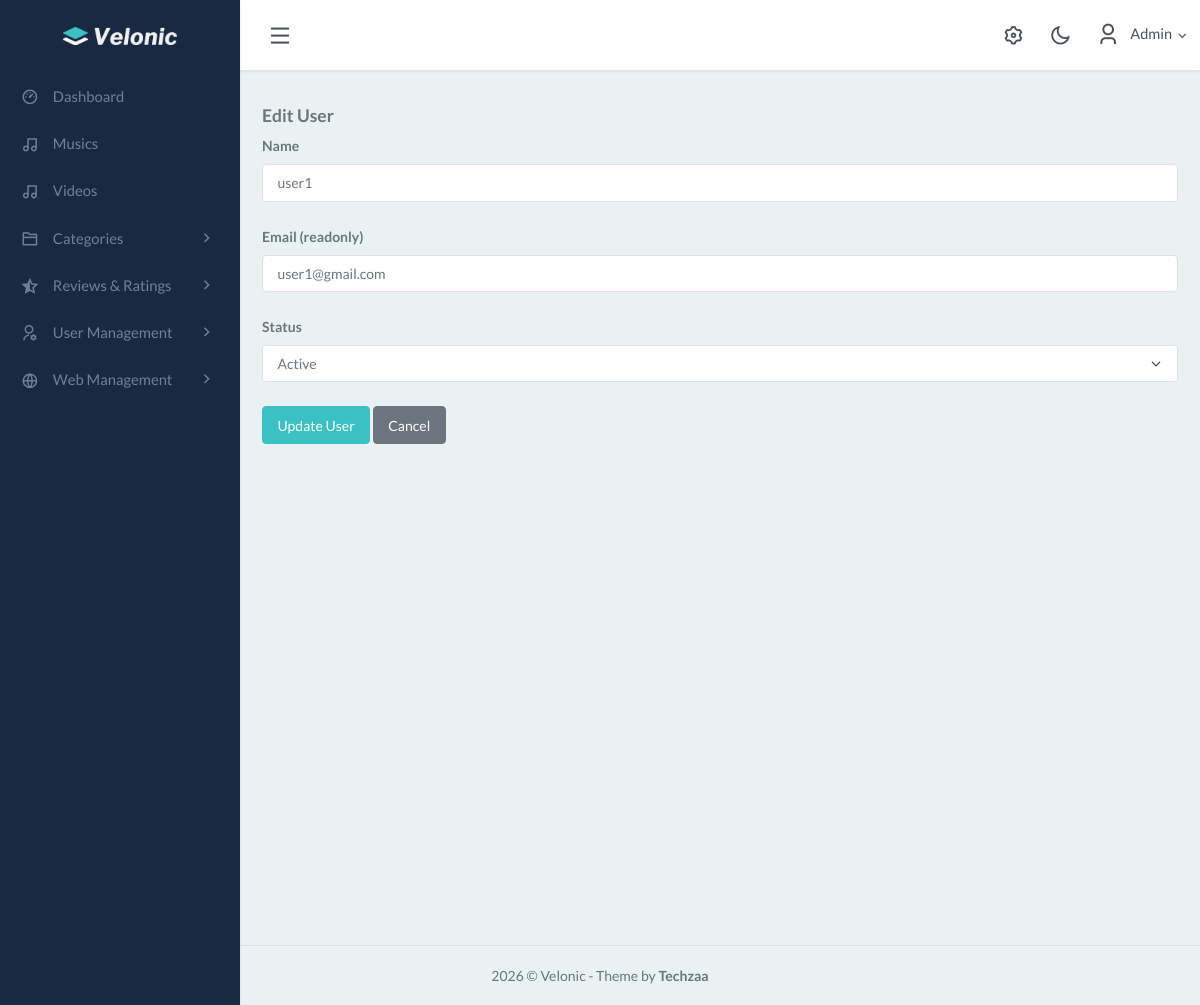
Before: /admin/edit_user.php?id=11 (signed in) with the older database file.
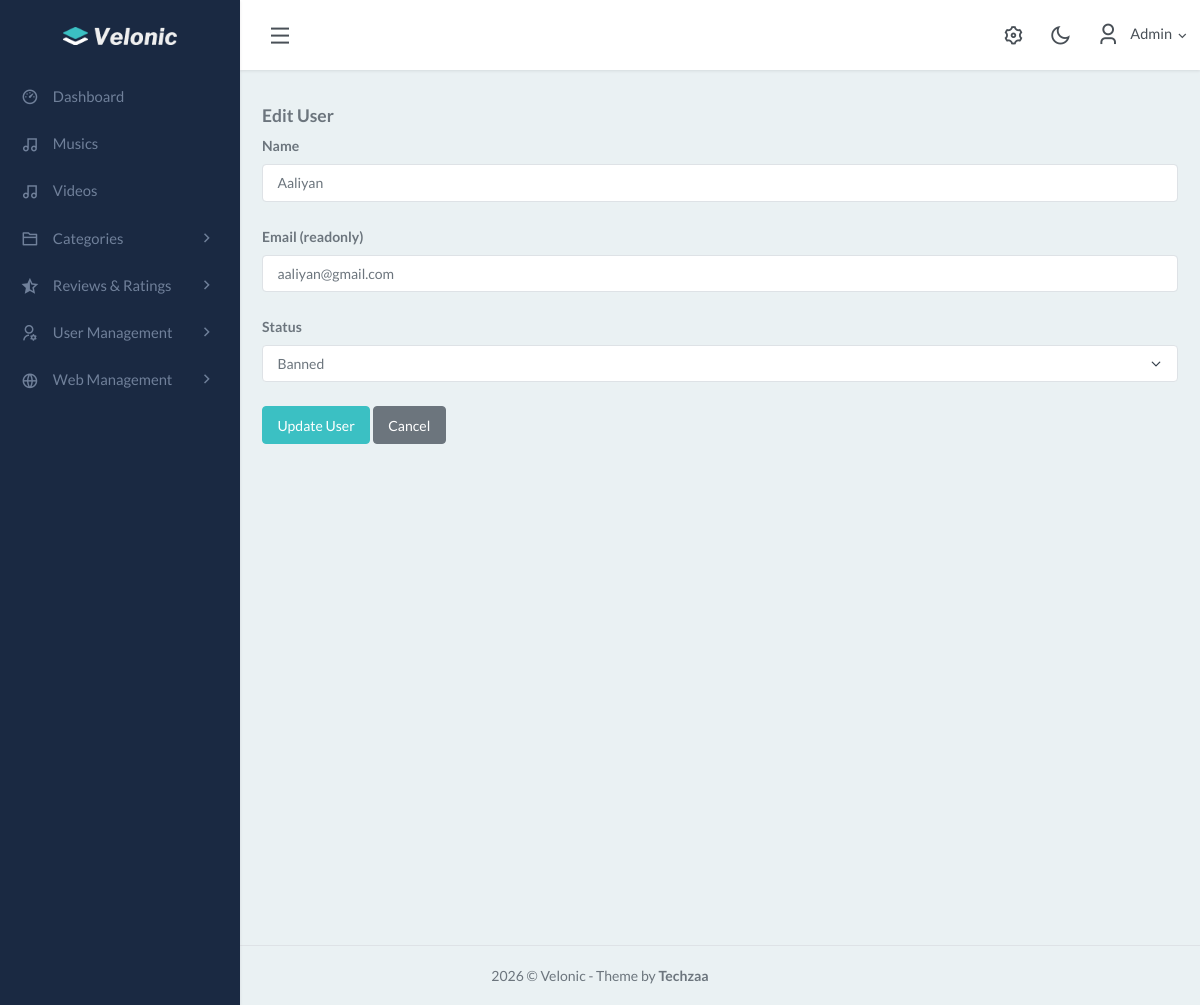
After: the same page with the newer database file.
### tables this page shows
CREATE TABLE `users` (
  `id` int(11) NOT NULL,
  `name` varchar(100) DEFAULT NULL,
  `email` varchar(100) DEFAULT NULL,
  `password` varchar(255) DEFAULT NULL,
  `role` enum('admin','user') DEFAULT 'user',
  `status` tinyint(1) DEFAULT 0
);

### admin/edit_user.php (the view, shortened to what this page needs)
<?php
include '../config/db_connection.php';
$id = (int) $_GET['id'];
$sql = "SELECT name, email, status FROM users WHERE id = ?";
$stmt = mysqli_prepare($con, $sql);
mysqli_stmt_bind_param($stmt, "i", $id);
mysqli_stmt_execute($stmt);
$result = mysqli_stmt_get_result($stmt);
$user = mysqli_fetch_assoc($result);
?>
<?php include "./base/header.php"; ?>
<div class="content-page">
    <div class="content">
        <div class="container mt-4">
            <h4>Edit User</h4>
            <form method="POST">
                <div class="mb-3">
                    <label class="form-label">Name</label>
                    <input type="text" name="name" class="form-control" value="<?= htmlspecialchars($user['name']); ?>"
                        required>
                </div>
                <div class="mb-3">
                    <label class="form-label">Email (readonly)</label>
                    <input type="email" class="form-control" value="<?= htmlspecialchars($user['email']); ?>" readonly>
                </div>
                <div class="mb-3">
                    <label class="form-label">Status</label>
                    <select name="status" class="form-select">
                        <option value="0" <?= $user['status'] == 0 ? 'selected' : ''; ?>>
                            Active
                        </option>
                        <option value="1" <?= $user['status'] == 1 ? 'selected' : ''; ?>>
                            Banned
                        </option>
                    </select>
                </div>
                <button type="submit" class="btn btn-primary">
                    Update User
                </button>
                <a href="users.php" class="btn btn-secondary">
                    Cancel
                </a>
            </form>
        </div>
    </div>
</div>
<?php include "./base/footer.php"; ?>

Changed rows visible on the page:
changed users: name "user1" → "Aaliyan"; email "user1@gmail.com" → "aaliyan@gmail.com"; status "Active" → "Banned"
